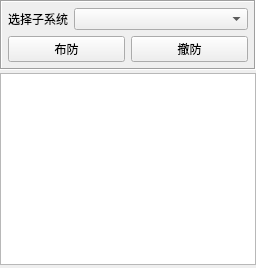
            <widget class="QWidget" name="tabMsg">
             <attribute name="title">
              <string>警情</string>
             </attribute>
             <layout class="QVBoxLayout" name="verticalLayout">
              <property name="spacing">
               <number>3</number>
              </property>
              <property name="leftMargin">
               <number>0</number>
              </property>
              <property name="topMargin">
               <number>0</number>
              </property>
              <property name="rightMargin">
               <number>0</number>
              </property>
              <property name="bottomMargin">
               <number>3</number>
              </property>
              <item>
               <widget class="QFrame" name="frame">
                <property name="frameShape">
                 <enum>QFrame::Box</enum>
                </property>
                <property name="frameShadow">
                 <enum>QFrame::Sunken</enum>
                </property>
                <layout class="QGridLayout" name="gridLayout_11">
                 <property name="leftMargin">
                  <number>6</number>
                 </property>
                 <property name="topMargin">
                  <number>6</number>
                 </property>
                 <property name="rightMargin">
                  <number>6</number>
                 </property>
                 <property name="bottomMargin">
                  <number>6</number>
                 </property>
                 <property name="spacing">
                  <number>6</number>
                 </property>
                 <item row="0" column="0" colspan="2">
                  <layout class="QHBoxLayout" name="horizontalLayout_6">
                   <item>
                    <widget class="QLabel" name="label">
                     <property name="text">
                      <string>选择子系统</string>
                     </property>
                     <property name="alignment">
                      <set>Qt::AlignRight|Qt::AlignTrailing|Qt::AlignVCenter</set>
                     </property>
                    </widget>
                   </item>
                   <item>
                    <widget class="QComboBox" name="cboxSubsystemID">
                     <property name="sizePolicy">
                      <sizepolicy hsizetype="Expanding" vsizetype="Fixed">
                       <horstretch>0</horstretch>
                       <verstretch>0</verstretch>
                      </sizepolicy>
                     </property>
                    </widget>
                   </item>
                  </layout>
                 </item>
                 <item row="1" column="0">
                  <widget class="QPushButton" name="btnBuFang">
                   <property name="sizePolicy">
                    <sizepolicy hsizetype="Expanding" vsizetype="Fixed">
                     <horstretch>0</horstretch>
                     <verstretch>0</verstretch>
                    </sizepolicy>
                   </property>
                   <property name="text">
                    <string>布防</string>
                   </property>
                   <property name="iconSize">
                    <size>
                     <width>20</width>
                     <height>20</height>
                    </size>
                   </property>
                  </widget>
                 </item>
                 <item row="1" column="1">
                  <widget class="QPushButton" name="btnCheFang">
                   <property name="sizePolicy">
                    <sizepolicy hsizetype="Expanding" vsizetype="Fixed">
                     <horstretch>0</horstretch>
                     <verstretch>0</verstretch>
                    </sizepolicy>
                   </property>
                   <property name="text">
                    <string>撤防</string>
                   </property>
                   <property name="iconSize">
                    <size>
                     <width>20</width>
                     <height>20</height>
                    </size>
                   </property>
                  </widget>
                 </item>
                </layout>
               </widget>
              </item>
              <item>
               <widget class="QTableWidget" name="tableWidget">
                <property name="focusPolicy">
                 <enum>Qt::NoFocus</enum>
                </property>
                <property name="styleSheet">
                 <string notr="true"/>
                </property>
               </widget>
              </item>
             </layout>
            </widget>
